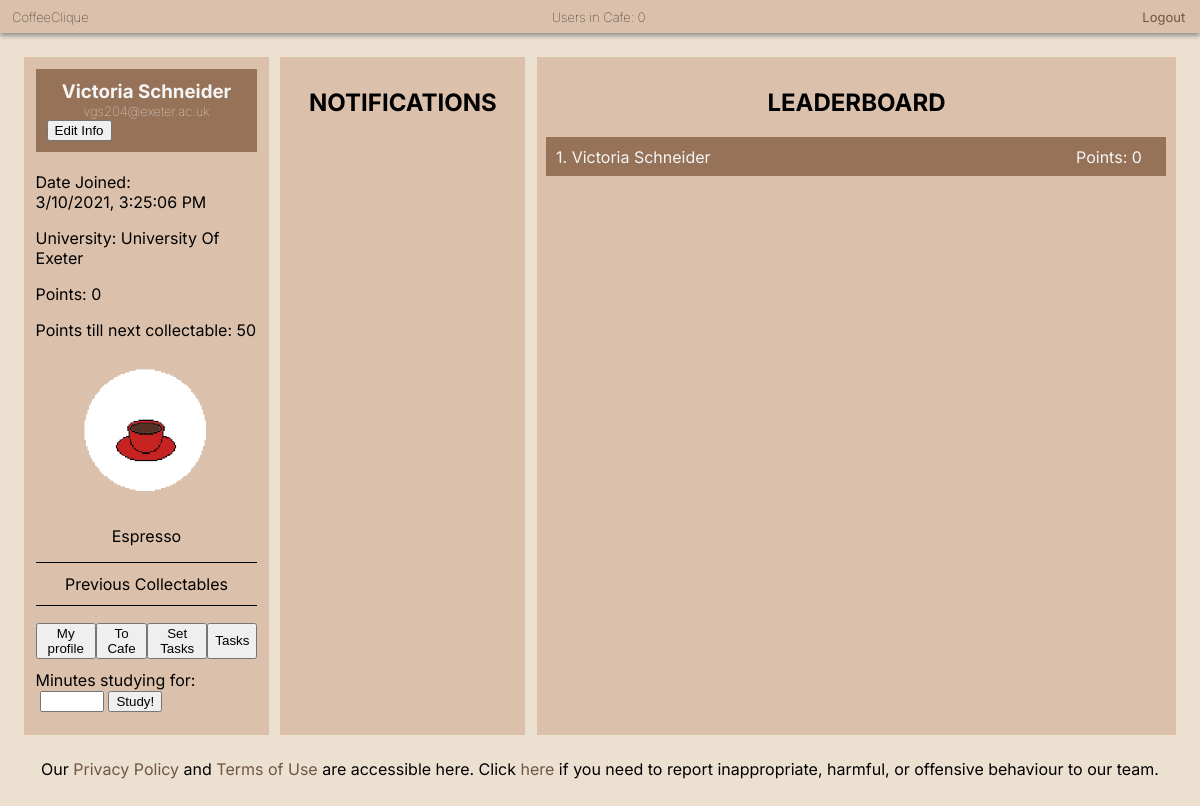
The page /dashboard (signed in) on the database its author committed.
### app/models.py (models this page shows, shortened)
class CoffeeUser(AbstractBaseUser):
    AVAILABLE_UNIS = (
        ("University of Exeter", "University of Exeter"),
        ("Test uni", "Test uni")
    )
    email = models.EmailField(verbose_name="email", unique=True)
    date_joined = models.DateTimeField(verbose_name="date_joined",
                                       auto_now_add=True)
    last_login = models.DateTimeField(verbose_name="last_login", auto_now=True)
    is_admin = models.BooleanField(default=False)
    is_active = models.BooleanField(default=True)
    is_staff = models.BooleanField(default=False)
    is_superuser = models.BooleanField(default=False)
    first_name = models.CharField(max_length=50)
    last_name = models.CharField(max_length=50)
    university = models.CharField(max_length=50, choices=AVAILABLE_UNIS)
    year = models.PositiveIntegerField(null=True, blank=True)
    course = models.CharField(max_length=50, blank=True)
    cafe_table_ids = models.ManyToManyField(CafeTable, blank=True)
    points = models.PositiveIntegerField(default=0)
    studying_until = models.DateTimeField(null=True, blank=True)
    share_tables = models.BooleanField(default=True)
    tasks_set_today = models.PositiveIntegerField(default=0)
    next_possible_set = models.DateField(null=True, blank=True)
    student_tasks_completed = models.PositiveIntegerField(default=0)
    next_possible_complete = models.DateField(null=True, blank=True)
    facebook = models.CharField(max_length=255, null=True, blank=True)
    twitter = models.CharField(max_length=255, null=True, blank=True)
    instagram = models.CharField(max_length=255, null=True, blank=True)
    USERNAME_FIELD = "email"  # users log in using their email
    REQUIRED_FIELDS = ["first_name", "last_name", "university", "is_staff"]
    objects = CoffeeUserManager()

### app/views.py (the view, shortened to what this page needs)
# urls.py: path('dashboard', views.dashboard, name='dashboard'),
@login_required(login_url='/')
def dashboard(request):
    user = request.user
    tables = CafeTable.objects.filter(
        university=user.university,
        table_id__in=user.cafe_table_ids.values_list('table_id',
                                                     flat=True)
    )
    notifications = Notification.objects.filter(table_id__in=tables)[:9]
    notifications = sorted(notifications, key=attrgetter("date"), reverse=True)
    for notif in notifications:
        notif.date = pytz.utc.localize(notif.date).isoformat()
    users = CoffeeUser.objects.filter(is_staff=False)
    sorted_users = sorted(users, key=attrgetter("points"), reverse=True)
    if len(sorted_users) > 10:
        sorted_users = sorted_users[:9]
    if user.is_staff is False:
        current_user_points = user.points
        points_level = check_points_treshold(current_user_points)
        link_img = list_coffee_link[int(points_level)]
        name_coffee = list_coffee_name[int(points_level)]
        previous_collectables = []
        index_list = 0
        while index_list < int(points_level):
            previous_collectables.append(list_coffee_link[index_list])
            index_list += 1
        points_to_go_next_collectable = int(how_much_to_go(points_level))
        if points_to_go_next_collectable < 10:
            n_text = user.first_name + user.last_name + \
                " has less than 10 points to go until their next collectable!"
            notif = Notification(table_id=0, notification_type=1,
                                 text_preview=n_text)
            notif.save()
        if user.studying_until:
            if user.studying_until <= datetime.datetime.now():
                user.studying_until = None
                user.save()
                studying = False
            else:
                studying = True
        else:
            studying = False
    else:  # staff user - don't waste computation on irrelevant stuff
        link_img = ''
        points_to_go_next_collectable = 0
        name_coffee = ''
        previous_collectables = []
        studying = False
    can_set_tasks = True
    if user.tasks_set_today >= 2 and not user.is_staff and \
       user.next_possible_set > datetime.date.today():
        can_set_tasks = False
    tz_date = pytz.utc.localize(user.date_joined).isoformat()
    context = {
        'firstName': user.first_name,
        'lastName': user.last_name,
        'email': user.email,
        'university': user.get_university_display(),
        'dateJoined': tz_date,
        'points': user.points,
        'users': sorted_users,
        'collectable': link_img,
        'pointsToGo': points_to_go_next_collectable,
        'nameCollectable': name_coffee,
        'previousCollectables': previous_collectables,
        'listOfCoffeeLink': list_coffee_link,
        'num_users': get_number_current_users(),
        'break_form': StudyBreaksForm(),
        'studying': studying,
        'pk': user.pk,
        'staff': user.is_staff,
        'can_set_tasks': can_set_tasks,
        'notifications': notifications,
    }
    return render(request, "dashboard.html", context)

### app/forms.py
class StudyBreaksForm(forms.Form):
    minutes_studying_for = forms.IntegerField(min_value=5, max_value=300)

### app/small_scripts_def.py (called while the page is built)
def check_points_treshold(total_points):
    level = total_points/50
    if level >= 9:
        level = 9
    return level

def how_much_to_go(current_level):
    if current_level < 9:
        int_value = int(current_level)
        to_go_level = (int_value+1) - current_level
        to_go_points = to_go_level*50
    else:
        to_go_points = 0
    return to_go_points

### app/views.py (called while the page is built)
def get_number_current_users():
    active_sessions = Session.objects.filter(expire_date__gte=timezone.now())
    active = 0
    for session in active_sessions:
        data = session.get_decoded()
        if data != {}:
            active += 1
    return active

### app/templates/dashboard.html (shortened to what this page needs)
<!DOCTYPE html>
<html lang="en">
<head>
  {% load static %}
  <link rel="stylesheet" type="text/css" href="{% static 'css/basic.css' %}"></link>
  <link rel="stylesheet" type="text/css" href="{% static 'css/dashboard.css' %}"></link>
</head>
<body>
  <div class="top_bar">
    <h6 class="app_name">CoffeeClique</h6>
    <h6 class="user_count">Users in Cafe: {{ num_users }}</h6>
    <a class="logout" href="{% url 'logout' %}">Logout</a>
  </div>
  <div class="main">
    <div class="user_info">
      <div class="person">
        <h3 class="name"> {{ firstName }} {{ lastName }} </h3>
        <p class="email"> {{ email }} </p>
        <button class="edit_button" onclick="document.location='dashboard/edit_info'" id="edit_info">Edit Info</button>
      </div>
        <br>Date Joined:
        <div id="joinDate"></div>
      <p class="uni"> University: {{ university }} </p>
      {% if staff is False %}
      <p> Points: {{ points }} </p>
      <p> Points till next collectable: {{ pointsToGo }} </p>
      <div class="Collectable">
        <p style=" text-align: center ">
        <img class="noinv" src='{% static collectable %}' style="width: 150px; height: auto">
      </p>
        <p style=" text-align: center "> {{nameCollectable}} </p>
      </div>
      <p class="collectables">Previous Collectables</p>
      {% endif %}
      <div class="buttons">
        <button class="otherbutton" onclick="document.location='profile_page/{{ pk }}'" id="profile_page">My profile</button>
        <button class="otherbutton" onclick="document.location='table_view'" id="table_view">To Cafe</button>
        {% if can_set_tasks %}
        <button class="otherbutton" onclick="document.location='set_tasks'" id="set_tasks">Set Tasks</button>
        {% endif %}
        {% if staff is False %}
        <button class="otherbutton" onclick="document.location='view_tasks'" id="view_tasks">Tasks</button>
        {% endif %}
      </div>
      {% if staff is False %}
      <div class="set_study_break">
        {% if studying == False %}
        <form method="post">
          {{ break_form }}<button class="otherbutton" type="submit"> Study! </button>
        </form>
        {% endif %}
      </div>
      {% endif %}
    </div>
    <div class="notifs">
    <h2 class="board_title">NOTIFICATIONS </h2>
    </div>
    <div class="leaderboard">
      <h2 class="board_title">LEADERBOARD</h2>
    {% for student in users %}
      <li>{{ forloop.counter }}. <div class="student">{{ student.first_name }} {{ student.last_name }}</div> <div class="points">Points: {{ student.points }}</div></li>
    {% endfor %}
    </div>
</div>
<center>
Our <a href="privacy" target="_blank">Privacy Policy</a> and <a href="terms" target="_blank">Terms of Use</a> are accessible here. Click <a href="report">here</a> if you need to report inappropriate, harmful, or offensive behaviour to our team.<br><br><br> </div>
</center>
</body>
</html>

### app/static/css/basic.css (style rules this page uses)
body { background-color: #ece0d1; margin: 0%; font-family: 'Inter', sans-serif; }
.top_bar { background-color: #dbc1ac; box-shadow: 0px 2.5px 5px #888888; padding-left: 1%; }
.app_name { margin: 0; padding-top: 9px; padding-bottom: 8px; font-size: small; font-weight:lighter; display: inline-block; width: 32%; }
.user_count { margin: 0; padding-top: 9px; padding-bottom: 8px; font-size: small; font-weight:lighter; width: 34%; display: inline-block; text-align: center; }
.logout { display: inline-block; width: 32%; text-align: right; font-size: small; }
a:link { color: #705644; background-color: transparent; text-decoration: none; }

### app/static/css/dashboard.css (style rules this page uses)
.main { display: flex; margin: 2%; }
.user_info, .notifs { background-color: #dbc1ac; width: 25%; margin-right: 1%; padding: 1%; }
.leaderboard { background-color: #dbc1ac; width: 72%; padding-top: 1%; }
.person { background-color: #967259; color: whitesmoke; padding: 5%; }
.name { text-transform: capitalize; text-align: center; margin: 0; }
.email { text-align: center; margin: 0; font-size: small; font-weight: lighter; }
.uni { text-transform: capitalize; }
.buttons { display: inline-flex; }
.set_study_break { padding-top: 5%; padding-bottom: 5%; }
#id_minutes_studying_for { margin-left: 2%; margin-right: 2%; }
.board_title { text-align: center; }
li { display: block; background-color: #967259; color: whitesmoke; margin: 1.5%; padding: 1.5%; }
.student { text-transform: capitalize; display: inline; }
.points { float: right; padding-right: 2.5%; }
.collectables { text-align: center; border-top: 1px solid black; border-bottom: 1px solid black; padding-top: 5%; padding-bottom: 5%; }

### rows shown on the page
CoffeeUser: first_name "Victoria", last_name "Schneider", email "vgs204@exeter.ac.uk", points "0"

### other values the page prints
{{ num_users }} "0"
{{ university }} "University Of Exeter"
{{ points }} "0"
{{ pointsToGo }} "50"
{{ nameCollectable }} "Espresso"
